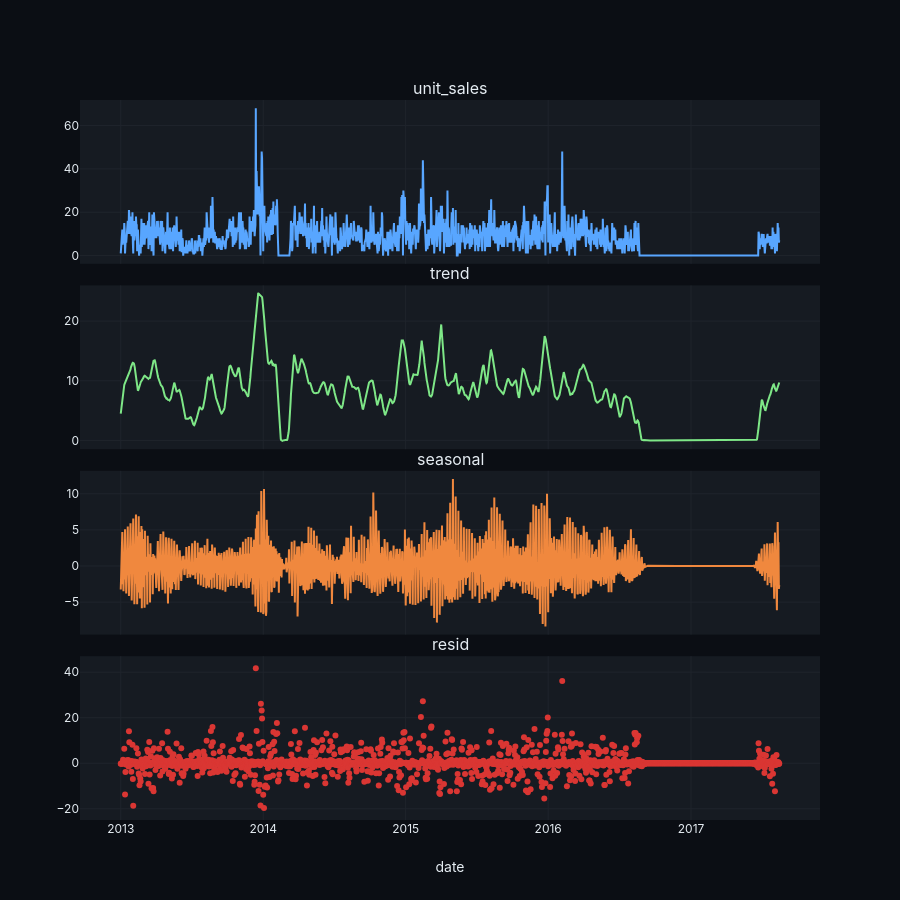

The notebook cell saved with this chart:
### Code cell
import plotly.graph_objects as go
from plotly.subplots import make_subplots

# falls noch nicht sortiert
ts = ts.sort_index()

fig = make_subplots(
    rows=4,
    cols=1,
    shared_xaxes=True,
    vertical_spacing=0.03,
    subplot_titles=("unit_sales", "trend", "seasonal", "resid"),
)

fig.add_trace(
    go.Scatter(x=ts.index, y=ts["unit_sales"], mode="lines", name="unit_sales"),
    row=1,
    col=1,
)
fig.add_trace(
    go.Scatter(x=ts.index, y=ts["trend"], mode="lines", name="trend"), row=2, col=1
)
fig.add_trace(
    go.Scatter(x=ts.index, y=ts["seasonal"], mode="lines", name="seasonal"),
    row=3,
    col=1,
)
fig.add_trace(
    go.Scatter(x=ts.index, y=ts["resid"], mode="markers", name="resid"), row=4, col=1
)

fig.update_layout(height=900, showlegend=False)
fig.update_xaxes(title_text="date", row=4, col=1)

fig.show()

### Figure 1 — Plotly figure (JSON) as saved in the notebook; plotly's stock layout.template omitted (floating-point values rounded to 4 significant figures; data arrays with more than 128 entries replaced by an {"elided": "..."} marker saying what was removed)
{"data": [{"mode": "lines", "name": "unit_sales", "type": "scatter", "x": {"elided": "1688 str values"}, "xaxis": "x", "y": {"elided": "1688 float values"}, "yaxis": "y"}, {"mode": "lines", "name": "trend", "type": "scatter", "x": {"elided": "1688 str values"}, "xaxis": "x2", "y": {"elided": "1688 float values"}, "yaxis": "y2"}, {"mode": "lines", "name": "seasonal", "type": "scatter", "x": {"elided": "1688 str values"}, "xaxis": "x3", "y": {"elided": "1688 float values"}, "yaxis": "y3"}, {"mode": "markers", "name": "resid", "type": "scatter", "x": {"elided": "1688 str values"}, "xaxis": "x4", "y": {"elided": "1688 float values"}, "yaxis": "y4"}], "layout": {"annotations": [{"font": {"size": 16}, "showarrow": false, "text": "unit_sales", "x": 0.5, "xanchor": "center", "xref": "paper", "y": 1, "yanchor": "bottom", "yref": "paper"}, {"font": {"size": 16}, "showarrow": false, "text": "trend", "x": 0.5, "xanchor": "center", "xref": "paper", "y": 0.7425, "yanchor": "bottom", "yref": "paper"}, {"font": {"size": 16}, "showarrow": false, "text": "seasonal", "x": 0.5, "xanchor": "center", "xref": "paper", "y": 0.485, "yanchor": "bottom", "yref": "paper"}, {"font": {"size": 16}, "showarrow": false, "text": "resid", "x": 0.5, "xanchor": "center", "xref": "paper", "y": 0.2275, "yanchor": "bottom", "yref": "paper"}], "height": 900, "showlegend": false, "xaxis": {"anchor": "y", "domain": [0, 1], "matches": "x4", "showticklabels": false}, "xaxis2": {"anchor": "y2", "domain": [0, 1], "matches": "x4", "showticklabels": false}, "xaxis3": {"anchor": "y3", "domain": [0, 1], "matches": "x4", "showticklabels": false}, "xaxis4": {"anchor": "y4", "domain": [0, 1], "title": {"text": "date"}}, "yaxis": {"anchor": "x", "domain": [0.7725, 1]}, "yaxis2": {"anchor": "x2", "domain": [0.515, 0.7425]}, "yaxis3": {"anchor": "x3", "domain": [0.2575, 0.485]}, "yaxis4": {"anchor": "x4", "domain": [0, 0.2275]}}}
